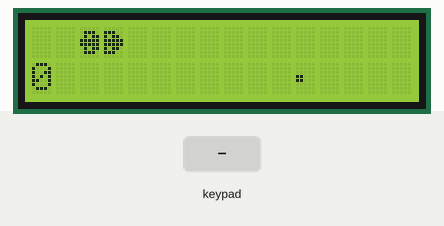
This sketch was run on a simulated Arduino Uno, built with avr-gcc and run on an emulated ATmega328P. On the bench: 16×2 character LCD. The test bench sets the inputs (shaded band). Random numbers use the default seed unless the sketch sets one; what the sketch prints to the serial monitor is not drawn.

Above: at 1.3 s.
1.4 s: key '2' pressed
At 16.16 s:
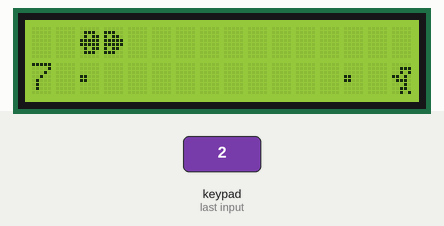
At 20.3 s:
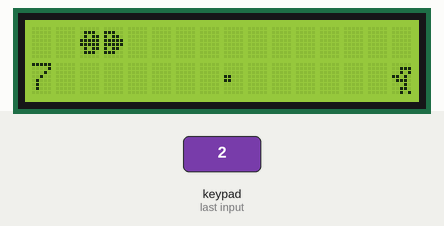
50.1 s: key '8' pressed
At 69.5 s:
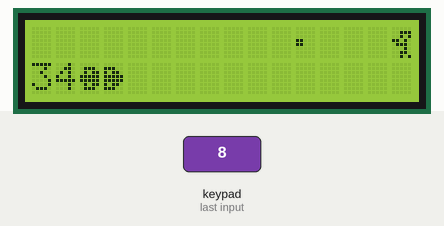
Timing chart, 0 to 69.7 s (numbered marks = the images above; inputs shaded):
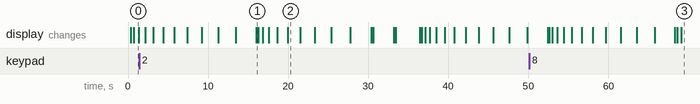

The sketch:

PROG5.ino
```cpp
#include <Wire.h>
#include <LiquidCrystal_I2C.h>
LiquidCrystal_I2C lcd(0x27,16,2);  // set the LCD address to 0x27 for a 16 chars and 2 line display

#if defined(ARDUINO) && ARDUINO >= 100
#define printByte(args)  write(args);
#else
#define printByte(args)  print(args,BYTE);
#endif

# include <Keypad.h>
const byte ROWS = 4; // Number of rows on the keypad
const byte COLS = 4; // Number of columns on the keypad
char keys[ROWS][COLS] = {
  {'1', '2', '3', 'A'},
  {'4', '5', '6', 'B'},
  {'7', '8', '9', 'C'},
  {'*', '0', '#', 'D'}
};
byte rowPins[ROWS] = {9, 8, 7, 6};    // Connect to the row pinouts of the keypad
byte colPins[COLS] = {2, 3, 4, 5};    // Connect to the column pinouts of the keypad
Keypad keypad = Keypad(makeKeymap(keys), rowPins, colPins, ROWS, COLS);


// HEART
uint8_t heartChar[8] = {0x0,0xa,0x1f,0x1f,0xe,0x4,0x0};

// ENEMY
uint8_t enemyChar[8] = {0x00,0x07,0x05,0x1A,0x0E,0x02,0x06,0x05};

uint8_t bulletChar[8] = {0x00,0x00,0x00,0x18,0x18,0x00,0x00,0x00};

// CAR
uint8_t carChar1[8] = {0x00,0x0E,0x0B,0x1F,0x1F,0x0B,0x0E,0x00};
uint8_t carChar2[8] = {0x00,0x1C,0x16,0x1F,0x1F,0x16,0x1C,0x00};

uint8_t emptyChar[8] = {0x00,0x00,0x00,0x00,0x00,0x00,0x00,0x00};

int topRow = 0;
int botRow = 1;

// int carPosition;
int score = 0;
int life = 3;

int bulletDistance = 9;
int counterForFirstLoop = 0;
int carDeathPoint = 3;


int bulletRowPosition;


long unsigned prevTimeInMillis = 0;
long unsigned prevTime = 0;
long unsigned parentPrevTime = 0;
long unsigned childPrevTime = 0;
bool playAgain;
unsigned int carPositionFromKey = 0;


int lives = 3;

void setup() {
  Serial.begin(9600);
  lcd.init();         // initialize the lcd
  lcd.backlight();
  lcd.clear();

  lcd.createChar(0, heartChar);
  lcd.createChar(1, carChar1);
  lcd.createChar(2, carChar2);
  lcd.createChar(3, enemyChar);
  lcd.createChar(4, bulletChar);
  lcd.createChar(5, emptyChar);

  racecar(topRow); // only for display

  // lives remaining
  // lcd.home();
  // lcd.print("XX");
  // lcd.printByte(7);

  // score
  // lcd.setCursor(0, botRow);
  // lcd.print("--");
}

// ###################################################################################################

void loop() {
  // TIME PROCESS
  long timeInMillis = millis();
  long timeInSeconds = timeInMillis /1000;

  // CHANGING VARIABLES PER LOOP
  char key = keypad.getKey(); // checks  keypad input everytime (every loop)
  int enemyRandomPosition = random(0,2); // generates random enemy (and bullet) row position
  int bulletHit = 0;  // bullet column position at deathpoint


  // score
  lcd.setCursor(0, botRow);
  lcd.print(timeScore(timeInSeconds));


  int enemyBullet = enemy(enemyRandomPosition, timeInMillis);
  // SERIAL DIAGNOSTICS
  Serial.print("|enemyBullet: ");
  Serial.print(enemyBullet);


  long parentLoopInterval = 800;
  long childLoopInterval = 200;
  Serial.print(" |bullet movement loop... ");
  // if((timeInMillis - parentPrevTime) >= parentLoopInterval){ // bullet moves one column; millis acts as delay (millis delay)


  int bulletEndRange = 1;
  for ( int bulletColPos = 14; bulletColPos > bulletEndRange; bulletColPos--){
    lcd.setCursor(bulletColPos, enemyBullet);
    lcd.printByte(4);

    // HI, I'M THE PROBLEM, IT'S ME
    for (int bulletDisplacement = 14; bulletDisplacement > bulletColPos; bulletDisplacement--){ // prints the displacement (" ") of the bullet
      // if((timeInMillis - childPrevTime) >= childLoopInterval){ // bullet moves one column; millis acts as delay (millis delay)
        lcd.setCursor(bulletColPos + 1, enemyBullet);
        lcd.print(" ");

        // childPrevTime = timeInMillis;
        delay(200); //function should be here
        carPositionFromKey = carMovement(key);
        Serial.print(" |CarPositionFromKey inside child loop: ");
        Serial.print(carPositionFromKey);
      // }
    }
    if (bulletColPos == 3){
    bulletHit = bulletColPos;
    }
  }


  // SERIAL DIAGNOSTICS: prints the value of bullet column position
  Serial.print(" |BulletHit: ");
  Serial.print(bulletHit);
  // if ((bulletHit == carDeathPoint) && (carPositionFromKey == enemyRandomPosition)){
  //   // lcd.blink();
  //   // delay(1000);
  //   // deathSound(); // todo: death sound function
  //   lives--;
  //   Serial.print("  Status: Dead# ");
  //   lcd.clear();
  //   lcd.home();
  //   lcd.print("  You are hit!");
  //   lcd.setCursor(2, 1);
  //   lcd.print(lives);
  //   lcd.print(" lives left");
  //   delay(1000);
  //   lcd.clear();
  // } else {
  //   Serial.print("  Status: Alive ");
  // }

  Serial.print("  Lives: ");
  Serial.print(lives);

  if (lives == 0){
    Serial.println();
    Serial.print("GAME OVER");
    lcd.clear();
    lcd.setCursor(6, 0);
    lcd.print("GAME");
    lcd.setCursor(6, 1);
    lcd.print("OVER");
    while(!Serial.available());
  //   do{
  //     if (!key){
  //       playAgain = false;
  //     } else {
  //       lcd.clear();
  //       lcd.setCursor(3, 0);
  //       lcd.print("DO YOU WANT ");
  //       lcd.print(" TO PLAY AGAIN?");
  //       delay(500);
  //     }
  //   } while (playAgain);
  }

  // SERIAL DIAGNOSTICS
  Serial.print(" |CarPosition: ");
  if (carPositionFromKey == 1){
    Serial.print(carPositionFromKey);
    Serial.print("(down)");
  } else {
    Serial.print(carPositionFromKey);
    Serial.print("(uupp)");
  }
  Serial.print(" |bulletRowPosition: ");
  Serial.print(enemyBullet);
  Serial.print(" |enemyPosition: ");
  Serial.print(enemyBullet);
  Serial.print(" |time: ");
  Serial.print(timeInSeconds);
  Serial.println(); // new line
}


// carMovement func: FUNCTION FOR THE MOVEMENT OF THE CAR; returns value of the current car position
int carMovement(char key){
  int carPosition;
  if (key){
    if (key == '2'){
      Serial.println("#######################          racecar up            #######################");
      racecar(0);
      lcd.setCursor(2, 1);
      lcd.print("  ");
      return carPosition = 0;
    } else if (key == '8'){
      Serial.println("#######################          racecar down          #######################");
      racecar(1);
      lcd.setCursor(2, 0);
      lcd.print("  ");
      return carPosition = 1;
    }
  }
}

// racercar func: COSTUMIZED CHARACTER FOR THE CAR
void racecar(int position){
  lcd.setCursor(2, position);
  lcd.printByte(1);
  lcd.printByte(2);
}


// enemy func: FUNCTION FOR ENEMY POSITION; returns the row of the bullet (same with the row of the enemy); uses millis() as delay
int enemy(int enemyPosition, long time){
  // Serial.println(cue);
  long cue = time;
  long interval = 1000;
  if ((cue - prevTime) >= interval){ // TODO: ADJUST THE TELEPORTATION SKILL OF ENEMY GUNNER
    // SERIAL DIAGNOSTICS
    // Serial.print("Time of position change: ");
    // Serial.println(cue);
    // Serial.print("Enemy position: ");
    // Serial.print(enemyPosition);
    if (enemyPosition == topRow){
      lcd.setCursor(15, enemyPosition);
      lcd.printByte(3);
      lcd.setCursor(15, 1);
      lcd.print(" ");
      // return enemyPosition = 0;
    } else if (enemyPosition == botRow){
      lcd.setCursor(15, enemyPosition);
      lcd.printByte(3);
      lcd.setCursor(15, 0);
      lcd.print(" ");
      // return enemyPosition = 1;
    }
    prevTime = cue;

    // returns enemyPositin after n time
    return enemyPosition;
  }
}


// bulletMovement func: MOVEMENT OF BULLET PER FRAME: uses marquee effect. Returns Bullet Column position
// int bulletMovement(int bulletRowPosition, int carPosition, long currentTime) {
//   // Serial.print(" | millis delay... time: ");
//   // Serial.print(currentTime*1000);
//   int bulletEndRange = 1;
//   for ( int bulletColPos = 14; bulletColPos > bulletEndRange; bulletColPos--){
//     lcd.setCursor(bulletColPos, bulletRowPosition);
//     lcd.printByte(4);

//     // HI, I'M THE PROBLEM, IT'S ME
//     if((currentTime - prevTime) >= 500){ // every half seconds, bullet moves one column; acts as delay
//       Serial.print(" |millis delay bullet movement... ");
//       for (int bulletDisplacement = 14; bulletDisplacement > bulletColPos; bulletDisplacement--){ // prints the displacement (" ") of the bullet
//         lcd.setCursor(bulletColPos + 1, bulletRowPosition);
//         lcd.printByte(" ");

//         // SERIAL DIAGNOSTICS: prints the value of bullet column position
//         // Serial.print(" |Child forloop displacement: ");
//         // Serial.print(bulletDisplacement);
//       }
//       prevTime = currentTime;
//     }

//     // SERIAL DIAGNOSTICS: prints the value of bullet column position
//     // Serial.print(" |bulletColPos: ");
//     // Serial.print(bulletColPos);
//     return bulletColPos;
//   }
// }

// timeScore func
int timeScore(int time){
  int score = time/2; // score per 2 seconds
  if (score>99)
    score = 99;
  return score;
}
```

Measured:
- what the display in image 0 shows lasts 0.6 s, from 0.7 s to 1.3 s
- what the display in image 2 shows lasts 1.6 s, from 19.9 s to 21.5 s
